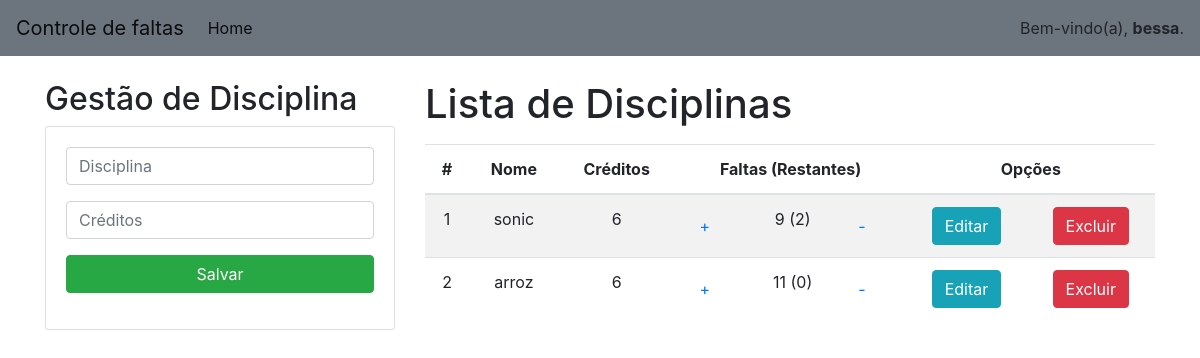
Before: / (signed in) with the older database file.
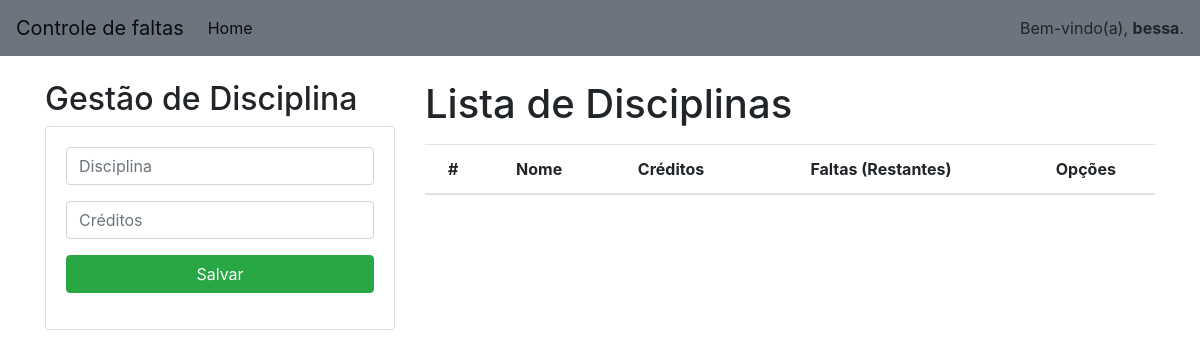
After: the same page with the newer database file.
### website/models.py (models this page shows, shortened)
class Curso(models.Model):
    codigo = models.CharField(primary_key=True, max_length=1000)
    nome = models.CharField(max_length=56)
    credito=models.PositiveSmallIntegerField()
    faltas=models.PositiveSmallIntegerField(default=0)
    fTotal = models.PositiveSmallIntegerField(default=0)
    fRestante=models.PositiveSmallIntegerField(default=0)
    user = models.ForeignKey(User, on_delete=models.CASCADE, default=0)

### website/views.py (the view)
# urls.py: 2. Add a URL to urlpatterns:  path('', views.home, name='home')
@login_required(login_url='/login/')
def home(request):
    cursosLista = Curso.objects.filter(user=request.user)
    return render(request,"Controle.html", {"cursos": cursosLista})

### website/templates/Controle.html (shortened to what this page needs)
{% extends "./base.html"%}
{% block body %}
<div class="row">
    <div class="col-sm-12 col-md-6 col-lg-4 col-xl-4">
        <h2>Gestão de Disciplina</h2>
        <div class="card">
            <div class="card-body">
                <form action="/registrarCurso/" method="POST"> {% csrf_token %}
                    <div class="form-group">
                        <input type="text" id="txtNome" name="txtNome" class="form-control" placeholder="Disciplina" maxLength="50" required>
                    </div>
                    <div class="form-group">
                        <input type="number" id="numCreditos" name="numCreditos" class="form-control" placeholder="Créditos" min="1" max="9" required>
                    </div>
                    <div class="form-group">
                        <button type="submit" class="btn btn-success btn-block text-white">Salvar</button>
                    </div>
                </form>
            </div>
        </div>
    </div>
    <div class="col-sm-12 col-md-6 col-lg-8 col-xl-8">
        <h1>Lista de Disciplinas</h1>
        <div class="table-responsive py-2">
            <table class="table table-striped">
                <thead>
                    <tr>
                        <th>#</th>
                        <th>Nome</th>
                        <th>Créditos</th>
                        <th colspan="3">Faltas (Restantes)</th>
                        <th colspan="2">Opções</th>
                    </tr>
                </thead>
                <tbody>
                    {% for c in cursos %}
                    <tr>
                        <td>{{forloop.counter}}</td>
                        <td>{{c.nome}}</td>
                        <td>{{c.credito}}</td>
                        <td> <a href="plusFaltas/{{c.codigo}}" class="btn btn-toolbar ">+</a></td>
                        <td>{{c.faltas}} ({{c.fRestante}})</td>
                        <td> <a href="menosFaltas/{{c.codigo}}" class="btn btn-toolbar ">-</a></td>
                        <td> <a href="editarCurso/{{c.codigo}}" class="btn btn-info">Editar </a></td>
                        <td> <a href="excluirCurso/{{c.codigo}}" class="btn btn-danger btnExclusao">Excluir </a></td>
                    </tr>
                    {% endfor %}
                </tbody>
            </table>
        </div>
    </div>
</div>
{% endblock %}

Changed rows visible on the page:
removed Curso: nome "sonic", credito "6", faltas "9", fRestante "2"
removed Curso: nome "arroz", credito "6", faltas "11", fRestante "0"
